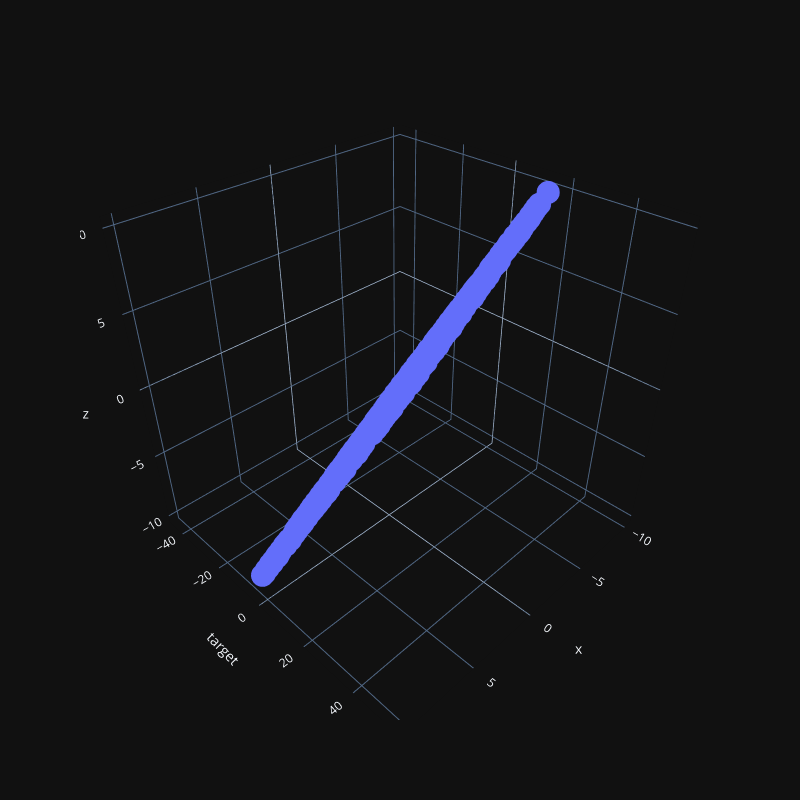

Notebook cell for this chart:
### Markdown cell above
## Plot the x,z and target values

### Code cell
fig = px.scatter_3d(df_dataset , x='x', y='target', z='z', width=800, height=800, template="plotly_dark")
fig.show()

### Figure 1 — Plotly figure (JSON) as saved in the notebook; plotly's stock layout.template omitted (floating-point values rounded to 4 significant figures; data arrays with more than 128 entries replaced by an {"elided": "..."} marker saying what was removed)
{"data": [{"hovertemplate": "x=%{x}<br>target=%{y}<br>z=%{z}<extra></extra>", "legendgroup": "", "marker": {"color": "#636efa", "symbol": "circle"}, "mode": "markers", "name": "", "scene": "scene", "showlegend": false, "x": {"elided": "1000 float values"}, "y": {"elided": "1000 float values"}, "z": {"elided": "1000 float values"}, "type": "scatter3d"}], "layout": {"scene": {"domain": {"x": [0.0, 1.0], "y": [0.0, 1.0]}, "xaxis": {"title": {"text": "x"}}, "yaxis": {"title": {"text": "target"}}, "zaxis": {"title": {"text": "z"}}}, "legend": {"tracegroupgap": 0}, "margin": {"t": 60}, "height": 800, "width": 800}}
